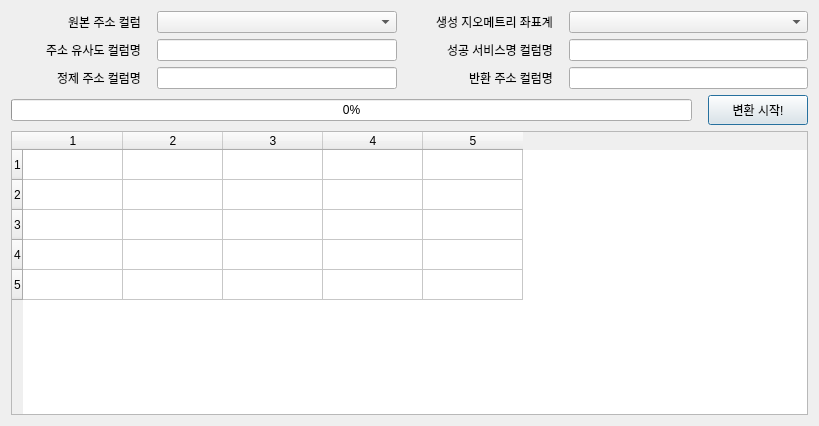
<?xml version="1.0" encoding="UTF-8"?>
<ui version="4.0">
 <class>GeoCodingKoreaDialogBase</class>
 <widget class="QDialog" name="GeoCodingKoreaDialogBase">
  <property name="geometry">
   <rect>
    <x>0</x>
    <y>0</y>
    <width>819</width>
    <height>426</height>
   </rect>
  </property>
  <property name="sizePolicy">
   <sizepolicy hsizetype="Fixed" vsizetype="Preferred">
    <horstretch>0</horstretch>
    <verstretch>0</verstretch>
   </sizepolicy>
  </property>
  <property name="minimumSize">
   <size>
    <width>0</width>
    <height>0</height>
   </size>
  </property>
  <property name="contextMenuPolicy">
   <enum>Qt::NoContextMenu</enum>
  </property>
  <property name="windowTitle">
   <string>GeoCoding for Korea</string>
  </property>
  <layout class="QGridLayout" name="gridLayout">
   <item row="0" column="0">
    <layout class="QHBoxLayout" name="horizontalLayout_4">
     <item>
      <widget class="QLabel" name="label">
       <property name="sizePolicy">
        <sizepolicy hsizetype="Fixed" vsizetype="Preferred">
         <horstretch>0</horstretch>
         <verstretch>0</verstretch>
        </sizepolicy>
       </property>
       <property name="minimumSize">
        <size>
         <width>130</width>
         <height>0</height>
        </size>
       </property>
       <property name="text">
        <string>원본 주소 컬럼</string>
       </property>
       <property name="alignment">
        <set>Qt::AlignRight|Qt::AlignTrailing|Qt::AlignVCenter</set>
       </property>
      </widget>
     </item>
     <item>
      <spacer name="horizontalSpacer_8">
       <property name="orientation">
        <enum>Qt::Horizontal</enum>
       </property>
       <property name="sizeType">
        <enum>QSizePolicy::Fixed</enum>
       </property>
       <property name="sizeHint" stdset="0">
        <size>
         <width>10</width>
         <height>20</height>
        </size>
       </property>
      </spacer>
     </item>
     <item>
      <widget class="QComboBox" name="cmbAddrCol"/>
     </item>
     <item>
      <spacer name="horizontalSpacer_9">
       <property name="orientation">
        <enum>Qt::Horizontal</enum>
       </property>
       <property name="sizeType">
        <enum>QSizePolicy::Fixed</enum>
       </property>
       <property name="sizeHint" stdset="0">
        <size>
         <width>20</width>
         <height>20</height>
        </size>
       </property>
      </spacer>
     </item>
     <item>
      <widget class="QLabel" name="label_6">
       <property name="sizePolicy">
        <sizepolicy hsizetype="Fixed" vsizetype="Preferred">
         <horstretch>0</horstretch>
         <verstretch>0</verstretch>
        </sizepolicy>
       </property>
       <property name="minimumSize">
        <size>
         <width>130</width>
         <height>0</height>
        </size>
       </property>
       <property name="text">
        <string>생성 지오메트리 좌표계</string>
       </property>
       <property name="alignment">
        <set>Qt::AlignRight|Qt::AlignTrailing|Qt::AlignVCenter</set>
       </property>
      </widget>
     </item>
     <item>
      <spacer name="horizontalSpacer_10">
       <property name="orientation">
        <enum>Qt::Horizontal</enum>
       </property>
       <property name="sizeType">
        <enum>QSizePolicy::Fixed</enum>
       </property>
       <property name="sizeHint" stdset="0">
        <size>
         <width>10</width>
         <height>20</height>
        </size>
       </property>
      </spacer>
     </item>
     <item>
      <widget class="QComboBox" name="cmbCrs"/>
     </item>
    </layout>
   </item>
   <item row="1" column="0">
    <layout class="QHBoxLayout" name="horizontalLayout_3">
     <item>
      <widget class="QLabel" name="label_4">
       <property name="minimumSize">
        <size>
         <width>130</width>
         <height>0</height>
        </size>
       </property>
       <property name="text">
        <string>주소 유사도 컬럼명</string>
       </property>
       <property name="alignment">
        <set>Qt::AlignRight|Qt::AlignTrailing|Qt::AlignVCenter</set>
       </property>
      </widget>
     </item>
     <item>
      <spacer name="horizontalSpacer_5">
       <property name="orientation">
        <enum>Qt::Horizontal</enum>
       </property>
       <property name="sizeType">
        <enum>QSizePolicy::Fixed</enum>
       </property>
       <property name="sizeHint" stdset="0">
        <size>
         <width>10</width>
         <height>0</height>
        </size>
       </property>
      </spacer>
     </item>
     <item>
      <widget class="QLineEdit" name="ledtSimRatio"/>
     </item>
     <item>
      <spacer name="horizontalSpacer_6">
       <property name="orientation">
        <enum>Qt::Horizontal</enum>
       </property>
       <property name="sizeType">
        <enum>QSizePolicy::Fixed</enum>
       </property>
       <property name="sizeHint" stdset="0">
        <size>
         <width>20</width>
         <height>0</height>
        </size>
       </property>
      </spacer>
     </item>
     <item>
      <widget class="QLabel" name="label_5">
       <property name="minimumSize">
        <size>
         <width>130</width>
         <height>0</height>
        </size>
       </property>
       <property name="text">
        <string>성공 서비스명 컬럼명</string>
       </property>
       <property name="alignment">
        <set>Qt::AlignRight|Qt::AlignTrailing|Qt::AlignVCenter</set>
       </property>
      </widget>
     </item>
     <item>
      <spacer name="horizontalSpacer_7">
       <property name="orientation">
        <enum>Qt::Horizontal</enum>
       </property>
       <property name="sizeType">
        <enum>QSizePolicy::Fixed</enum>
       </property>
       <property name="sizeHint" stdset="0">
        <size>
         <width>10</width>
         <height>0</height>
        </size>
       </property>
      </spacer>
     </item>
     <item>
      <widget class="QLineEdit" name="ledtServiceName"/>
     </item>
    </layout>
   </item>
   <item row="2" column="0">
    <layout class="QHBoxLayout" name="horizontalLayout_2">
     <item>
      <widget class="QLabel" name="label_2">
       <property name="minimumSize">
        <size>
         <width>130</width>
         <height>0</height>
        </size>
       </property>
       <property name="text">
        <string>정제 주소 컬럼명</string>
       </property>
       <property name="alignment">
        <set>Qt::AlignRight|Qt::AlignTrailing|Qt::AlignVCenter</set>
       </property>
      </widget>
     </item>
     <item>
      <spacer name="horizontalSpacer_2">
       <property name="orientation">
        <enum>Qt::Horizontal</enum>
       </property>
       <property name="sizeType">
        <enum>QSizePolicy::Fixed</enum>
       </property>
       <property name="sizeHint" stdset="0">
        <size>
         <width>10</width>
         <height>20</height>
        </size>
       </property>
      </spacer>
     </item>
     <item>
      <widget class="QLineEdit" name="ledtCleanAddr"/>
     </item>
     <item>
      <spacer name="horizontalSpacer_3">
       <property name="orientation">
        <enum>Qt::Horizontal</enum>
       </property>
       <property name="sizeType">
        <enum>QSizePolicy::Fixed</enum>
       </property>
       <property name="sizeHint" stdset="0">
        <size>
         <width>20</width>
         <height>20</height>
        </size>
       </property>
      </spacer>
     </item>
     <item>
      <widget class="QLabel" name="label_3">
       <property name="minimumSize">
        <size>
         <width>130</width>
         <height>0</height>
        </size>
       </property>
       <property name="text">
        <string>반환 주소 컬럼명</string>
       </property>
       <property name="alignment">
        <set>Qt::AlignRight|Qt::AlignTrailing|Qt::AlignVCenter</set>
       </property>
      </widget>
     </item>
     <item>
      <spacer name="horizontalSpacer_4">
       <property name="orientation">
        <enum>Qt::Horizontal</enum>
       </property>
       <property name="sizeType">
        <enum>QSizePolicy::Fixed</enum>
       </property>
       <property name="sizeHint" stdset="0">
        <size>
         <width>10</width>
         <height>20</height>
        </size>
       </property>
      </spacer>
     </item>
     <item>
      <widget class="QLineEdit" name="ledtRetAddr"/>
     </item>
    </layout>
   </item>
   <item row="3" column="0">
    <layout class="QHBoxLayout" name="horizontalLayout">
     <item>
      <widget class="QProgressBar" name="progressBar">
       <property name="value">
        <number>0</number>
       </property>
      </widget>
     </item>
     <item>
      <spacer name="horizontalSpacer">
       <property name="orientation">
        <enum>Qt::Horizontal</enum>
       </property>
       <property name="sizeType">
        <enum>QSizePolicy::Fixed</enum>
       </property>
       <property name="sizeHint" stdset="0">
        <size>
         <width>10</width>
         <height>10</height>
        </size>
       </property>
      </spacer>
     </item>
     <item>
      <widget class="QPushButton" name="btnRun">
       <property name="sizePolicy">
        <sizepolicy hsizetype="Fixed" vsizetype="Fixed">
         <horstretch>0</horstretch>
         <verstretch>0</verstretch>
        </sizepolicy>
       </property>
       <property name="minimumSize">
        <size>
         <width>100</width>
         <height>30</height>
        </size>
       </property>
       <property name="text">
        <string>변환 시작!</string>
       </property>
      </widget>
     </item>
    </layout>
   </item>
   <item row="4" column="0">
    <layout class="QVBoxLayout" name="verticalLayout">
     <item>
      <widget class="QTableWidget" name="dataTable">
       <property name="rowCount">
        <number>5</number>
       </property>
       <property name="columnCount">
        <number>5</number>
       </property>
       <row/>
       <row/>
       <row/>
       <row/>
       <row/>
       <column/>
       <column/>
       <column/>
       <column/>
       <column/>
      </widget>
     </item>
    </layout>
   </item>
  </layout>
  <zorder>horizontalLayoutWidget</zorder>
  <zorder>horizontalLayoutWidget_2</zorder>
  <zorder>horizontalLayoutWidget_3</zorder>
  <zorder>label_4</zorder>
  <zorder>horizontalLayoutWidget_4</zorder>
  <zorder>label_4</zorder>
  <zorder>verticalLayoutWidget</zorder>
 </widget>
 <resources/>
 <connections/>
</ui>
